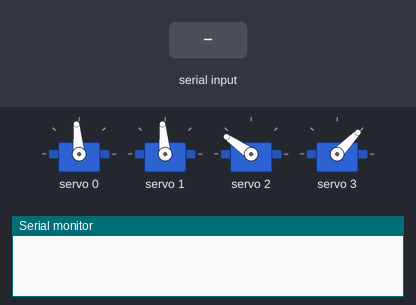
The sketch below on a simulated Arduino Uno, built with avr-gcc and run on an emulated ATmega328P. Parts: 4 × servo, the last lines printed to the serial monitor. Inputs (shaded band) come from the test bench.

Above: at 1.2 s.
1.3 s: "30,150\n" received over Serial
At 2.5 s:
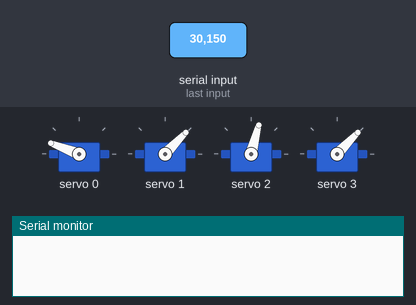
At 7.2 s:
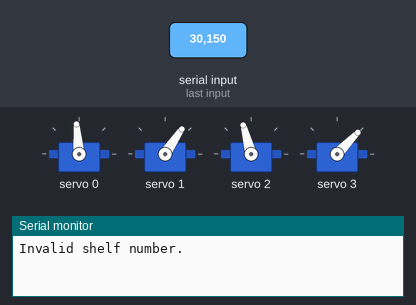
7.3 s: "90,45\n" received over Serial
Timing chart, 0 to 17.8 s (numbered marks = the images above; inputs shaded):
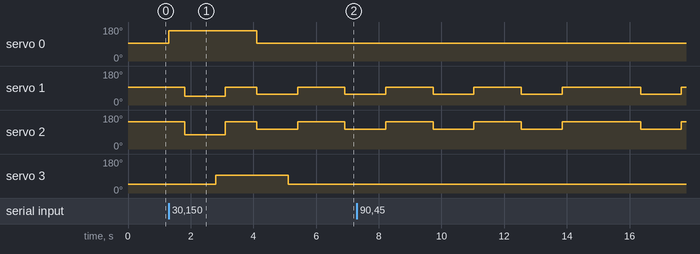

The sketch:

Medication_Storage_Control_SystemLastversion.ino
```cpp
#include <Wire.h>
#include <Adafruit_PWMServoDriver.h>

// Define constants for servo motors
#define SHOULDER_SERVO 0
#define ELBOW_SERVO 1
#define WRIST_SERVO 2
#define GRIPPER_SERVO 3

// Define variables to store current servo positions
int shoulderPos = 90;
int elbowPos = 90;
int wristPos = 140;
int gripperPos = 40;

// Define constants for servo calibration
#define SERVOMIN 150
#define SERVOMAX 600

// Initialize Adafruit PWM servo driver
Adafruit_PWMServoDriver pwm = Adafruit_PWMServoDriver();

void setup() {
  // Set PWM frequency to 60 Hz (standard for most servos)
  pwm.begin();
  pwm.setPWMFreq(60);

  // Initialize serial communication
  Serial.begin(9600);
}

void loop() {
  // Map the current servo positions to the calibrated range
  int shoulderPWM = map(shoulderPos, 0, 180, SERVOMIN, SERVOMAX);
  int elbowPWM = map(elbowPos, 0, 180, SERVOMIN, SERVOMAX);
  int wristPWM = map(wristPos, 0, 180, SERVOMIN, SERVOMAX);
  int gripperPWM = map(gripperPos, 0, 180, SERVOMIN, SERVOMAX);

  // Set the PWM signals for each servo
  pwm.setPWM(SHOULDER_SERVO, 0, shoulderPWM);
  pwm.setPWM(ELBOW_SERVO, 0, elbowPWM);
  pwm.setPWM(WRIST_SERVO, 0, wristPWM);
  pwm.setPWM(GRIPPER_SERVO, 0, gripperPWM);

  // Wait for input from serial monitor
  while (!Serial.available());

  // Read input from serial monitor
  char inputChar = Serial.read();

  if (inputChar == 'H') {
    moveArmToHome();
  } else {
    int shelfNum = inputChar - '0'; // Convert the character to integer
    int CounterDegrees = Serial.parseInt();

    // Call the moveArmToShelf, moveElbowAndWristUp, and moveArmToCounter functions with received arguments
    moveArmToShelf(shelfNum);
    moveElbowAndWristUp(); // Call the new function here
    moveArmToCounter(CounterDegrees);
  }
}

void moveArmToHome() {
  // Return the arm to the home position
  shoulderPos = 90;
  elbowPos = 90;
  wristPos = 140;

  // Map servo positions to the calibrated range
  int shoulderHomePWM = map(shoulderPos, 0, 180, SERVOMIN, SERVOMAX);
  int elbowHomePWM = map(elbowPos, 0, 180, SERVOMIN, SERVOMAX);
  int wristHomePWM = map(wristPos, 0, 180, SERVOMIN, SERVOMAX);

  // Move the arm to the home position
  pwm.setPWM(SHOULDER_SERVO, 0, shoulderHomePWM);
  pwm.setPWM(ELBOW_SERVO, 0, elbowHomePWM);
  pwm.setPWM(WRIST_SERVO, 0, wristHomePWM);

  // Wait for the arm to reach the home position
  delay(500);
}

void moveArmToShelf(int shelfNum) {
  // Calculate servo positions based on selected shelf number
  switch (shelfNum) {
    case 1:
      shoulderPos = 25;
      elbowPos = 40;
      wristPos = 70;
      break;
    case 2:
      shoulderPos = 50;
      elbowPos = 35;
      wristPos = 90;
      break;
    case 3:
      shoulderPos = 155;
      elbowPos = 40;
      wristPos = 70;
      break;
    case 4:
      shoulderPos = 135;
      elbowPos = 30;
      wristPos = 100;
      break;
    default:
      Serial.println("Invalid shelf number.");
      return;
  }

  // Map servo positions to the calibrated range
  int shoulderPWM = map(shoulderPos, 0, 180, SERVOMIN, SERVOMAX);
  int elbowPWM = map(elbowPos, 0, 180, SERVOMIN, SERVOMAX);
  int wristPWM = map(wristPos, 0, 180, SERVOMIN, SERVOMAX);
  int gripperPWM = map(gripperPos, 0, 180, SERVOMIN, SERVOMAX);

  // Move servos to new positions
  pwm.setPWM(SHOULDER_SERVO, 0, shoulderPWM);
  delay(500);
  pwm.setPWM(ELBOW_SERVO, 0, elbowPWM);
  pwm.setPWM(WRIST_SERVO, 0, wristPWM);

  // Wait for servo movement to complete
  delay(1000);

  // Close gripper and wait for it to fully close
  pwm.setPWM(GRIPPER_SERVO, 0, map(90, 0, 180, SERVOMIN, SERVOMAX));
  delay(300);

}
void moveElbowAndWristUp() {
  // Move the elbow and wrist up after picking up the medicine
  elbowPos = 90;
  wristPos = 140;
  int elbowUpPWM = map(elbowPos, 0, 180, SERVOMIN, SERVOMAX);
  int wristUpPWM = map(wristPos, 0, 180, SERVOMIN, SERVOMAX);
  pwm.setPWM(ELBOW_SERVO, 0, elbowUpPWM);
  pwm.setPWM(WRIST_SERVO, 0, wristUpPWM);
  delay(500);
}


void moveArmToCounter(int CounterDegrees) {
  // Move the arm to the counter position
  int shoulderCounterPos = 90;
  int elbowCounterPos = 50;
  int wristCounterPos = 100;

  // Map servo positions to the calibrated range
  int shoulderCounterPWM = map(shoulderCounterPos, 0, 180, SERVOMIN, SERVOMAX);
  int elbowCounterPWM = map(elbowCounterPos, 0, 180, SERVOMIN, SERVOMAX);
  int wristCounterPWM = map(wristCounterPos, 0, 180, SERVOMIN, SERVOMAX);


  // Move the arm to the counter position
  delay(500);
  pwm.setPWM(SHOULDER_SERVO, 0, shoulderCounterPWM);
  pwm.setPWM(ELBOW_SERVO, 0, elbowCounterPWM);
  pwm.setPWM(WRIST_SERVO, 0, wristCounterPWM);

  // Wait for the arm to reach the counter
  delay(1000);

  // Open the gripper to drop the medicine
  pwm.setPWM(GRIPPER_SERVO, 0, map(40, 0, 180, SERVOMIN, SERVOMAX));
  delay(300);
// Return the arm to the home position
  shoulderPos = 90;
  elbowPos = 90;
  wristPos = 140;

  // Map servo positions to the calibrated range
  int shoulderHomePWM = map(shoulderPos, 0, 180, SERVOMIN, SERVOMAX);
  int elbowHomePWM = map(elbowPos, 0, 180, SERVOMIN, SERVOMAX);
  int wristHomePWM = map(wristPos, 0, 180, SERVOMIN, SERVOMAX);

  // Move the arm to the home position
  pwm.setPWM(SHOULDER_SERVO, 0, shoulderHomePWM);
  pwm.setPWM(ELBOW_SERVO, 0, elbowHomePWM);
  pwm.setPWM(WRIST_SERVO, 0, wristHomePWM);

  // Wait for the arm to reach the home position
  delay(500);

}
```

Measured:
- after the input at 1.3 s, servo 0: 95° → 159° at once, → 95° 2.8 s later; servo 1: 95° → 46° after 0.51 s, → 95° 1.3 s later, → 56° 1.0 s later, → 95° 1.3 s later, … (5 changes in this stretch)
